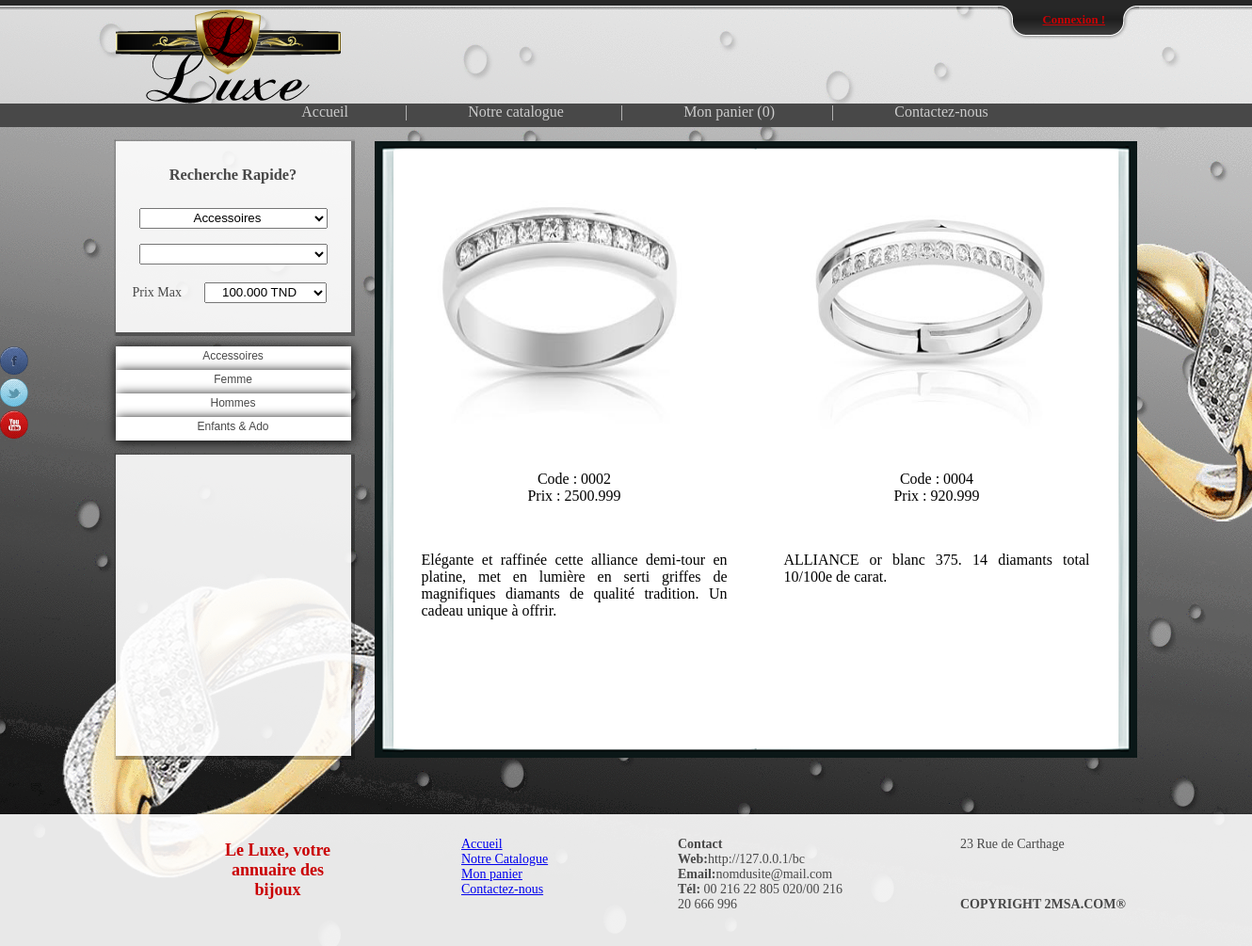
The page /catalogue.php on the database its author committed.
### tables this page shows
CREATE TABLE IF NOT EXISTS `famill_article` (
  `code_famill_art` varchar(50) NOT NULL,
  `nom_famill_art` varchar(100) NOT NULL,
  PRIMARY KEY (`code_famill_art`)
);

CREATE TABLE IF NOT EXISTS `article` (
  `code_art` varchar(10) NOT NULL,
  `design_courte_art` varchar(300) NOT NULL,
  `design_long_art` varchar(500) NOT NULL,
  `prix_art` varchar(20) NOT NULL,
  `code_sous_famill_art` varchar(10) NOT NULL,
  `code_famill_art` varchar(10) NOT NULL,
  `fav_art` tinyint(2) NOT NULL,
  PRIMARY KEY (`code_art`),
  KEY `code_sous_famill_art` (`code_sous_famill_art`),
  KEY `code_famill_art` (`code_famill_art`)
);

CREATE TABLE IF NOT EXISTS `info` (
  `id` int(11) NOT NULL,
  `nom_du_site` varchar(30) NOT NULL,
  `page_facebook` varchar(250) NOT NULL,
  `page_tweeter` varchar(100) NOT NULL,
  `page_youtube` varchar(100) NOT NULL,
  `description` varchar(1000) NOT NULL,
  `adresse` varchar(100) NOT NULL,
  `tel` varchar(100) NOT NULL,
  `text_recherche` varchar(300) NOT NULL,
  `m_recherche` tinyint(1) NOT NULL,
  `m_newsletter` tinyint(1) NOT NULL,
  `m_facebook` tinyint(1) NOT NULL,
  `m_tweeter` tinyint(1) NOT NULL,
  `m_youtube` tinyint(1) NOT NULL,
  `x_gmaps` double NOT NULL,
  `y_gmaps` double NOT NULL
);

### include/function.php (called while the page is built, shortened)
<?php
include('config.php');
$connection = mysql_connect($serveur, $utilisateur, $mot_de_passe) or die(mysql_error());
$query_info = " SELECT * FROM info WHERE id='1' ";
$result_info = mysql_query($query_info, $connection);
$affected_rows_info = mysql_num_rows($result_info);
if($affected_rows_info == 1)
{
	$affected_rows_info2 = mysql_fetch_object($result_info);
	$nom_du_site 				=	$affected_rows_info2->nom_du_site;
	$adresse					=	$affected_rows_info2->adresse;
	$tel						=	$affected_rows_info2->tel;
	$text_recherche				=	$affected_rows_info2->text_recherche;
}
?>

### include/config.php (called while the page is built, shortened)
<?php
$adress_du_site="http://127.0.0.1/bc";
?>

### catalogue.php (the view, shortened to what this page needs)
<?php include('include/function.php');?>
<!DOCTYPE html PUBLIC "-//W3C//DTD XHTML 1.0 Transitional//EN" "http://www.w3.org/TR/xhtml1/DTD/xhtml1-transitional.dtd">
<html xmlns="http://www.w3.org/1999/xhtml">
<head>
<link href="style/style.css" rel="stylesheet" type="text/css" />
</head>
<?php include('function/top_bar.php'); ?>
<body>
	<?php include('function/social.php');?>
	<div id="head">
		<div id="head_container">
			<div id="head_logo"><a href="#"><img src="style/img/logo.png" alt="<?php echo $nom_du_site ; ?>"/></a></div>
			<div id="head_right">
			</div>
		</div>
	</div>
	<?php include('function/nav.php');?>
    <div id="contenant"><div id="side_bar">
        	<?php include('function/search.php');?>
			<?php include('function/menue.php');?>
            <?php include('function/fb.php');?>
    	</div>
        <div id="catalogue" class="bg_catalogue">
<div id="cat_under">
<?php
$query_affich_art_par_famill_client = mysql_query("SELECT * FROM article",$connection);
while ($O = mysql_fetch_object($query_affich_art_par_famill_client))
{
	$O1 = $O->code_art;
	$O3	= $O->prix_art;
	$O5 = $O->design_long_art;
	echo'<div><span>
	<img src="img_article/'.$O1.'.png" width="300" height="300" style="margin-top:20px; margin-bottom:20px;"/><br>
	Code  : '.$O1.'<br>
	Prix : '.$O3.'<br>
	<div class="cat_text">'.$O5.'</div><br>
	</span></div>';
}
?>
</div>
        </div>
    </div>
    <div id="footer">
        <?php include('function/footer.php');?>
    </div>
</body>
</html>

### function/menue.php (shortened to what this page needs)
<div id="menu">
	<?php
		$connection = mysql_connect($serveur, $utilisateur, $mot_de_passe) or die(mysql_error());
		$query_affich_famill = mysql_query("select * from famill_article",$connection);
		while ($r = mysql_fetch_object($query_affich_famill)){
			$s1 = $r->nom_famill_art;
			echo "<div class=\"menu\"><a href=\"#\">$s1</a><div class=\"sousmenu\" style=\"display:none\">";
			echo "</div></div>";
		}
    ?>
</div>

### function/footer.php
<div id="footer" class="g_box">
	<div id="footer1">
		<p class="footer_titre">Le <?php echo $nom_du_site ; ?>, votre annuaire des bijoux</p>
	</div>
	<div id="footer2">
		<ul>
			<li class="footer_sous_titre"><a href="index.php">Accueil</a></li>
			<li class="footer_sous_titre"><a href="catalogue.php">Notre Catalogue</a></li>
			<li class="footer_sous_titre"><a href="panier.php">Mon panier</a></li>
			<li class="footer_sous_titre"><a href="contact.php">Contactez-nous</a></li>
		</ul>
	</div>
	<div id="footer3">
		<ul>
			<li class="footer_sous_titre"><b>Contact</b></li>
			<li class="footer_sous_titre"><b>Web:</b><?php echo $adress_du_site ; ?></li>
			<li class="footer_sous_titre"><b>Email:</b><?php echo $text_recherche ; ?></li>
			<li class="footer_sous_titre"><b>Tél:</b> <?php echo $tel ; ?></li>
		</ul>
	</div>
	<div id="footer4">
		<ul>
			<li class="footer_sous_titre"><?php echo $adresse ; ?></li>
            <li>&nbsp;</li>
            <li>&nbsp;</li>
            <li>&nbsp;</li>
            <li class="footer_sous_titre" style="width:300px;"><b>COPYRIGHT 2MSA.COM®</b></li>
        </ul>
	</div>
</div>

### style/style.css (style rules this page uses)
html, body { border: 0; margin: 0; padding: 0; }
body { background-image:url(img/bg.png); background-repeat:no-repeat; }
img { border:none; }
#head { height:100px;background-color: rgba(255, 255, 255, 0.5); }
#head_container { height:100px;width:1085px;margin:0 auto; }
#head_logo { float:left;height:100px;width:250px; }
#head_logo img { border:none; }
#head_right { float:right;width:250px;height:50px; }
#contenant { height:700px;width:1085px;margin:15px auto; }
#side_bar { float:left;width:250px;height:700px; }
.menu { position:relative; }
#menu { margin-top:15px;color:#484848;display:inline; }
#menu div { width:250px;text-align:center;z-index:100;box-shadow: 1px 1px 12px #000; }
#menu div a:link, #menu div a:visited, #menu div a:hover { color:#484848;font-family:arial,sans-serif;font-size:12px;text-decoration:none;padding-top:3px; height:22px;display:block; }
#menu div a:link, #menu div a:visited { background:#fff; }
.g_box { -webkit-box-shadow:0.5px 0.5px 1px 3px rgba(0, 0, 0, .3);box-shadow:0.5px 0.5px 1px 3px rgba(0, 0, 0, .3);background-color: rgba(255, 255, 255, 0.9);font-size:14px;color:#484848;padding:10px; }
#footer { height:120px; }
#footer1 { float:left;width:150px;margin-left:210px; }
#footer2 { float:left;width:150px;margin-left:80px; }
#footer3 { float:left;width:220px;margin-left:80px; }
#footer4 { float:left;width:150px;margin-left:80px; }
.footer_titre { color:#ca0003;font-size:18px;font-weight:bold; float:left; }
.footer_sous_titre { text-align:left; }
#footer ul { list-style-type:none;float:left; }
#catalogue { width:810px;height:655px;float:right }
#cat_under .turn-page { background:#fff; }
#cat_under { margin-left:20px; margin-top:10px;width:770px; height:635px; }
.cat_text { margin-top:20px; text-align:justify; padding:30px; }
.bg_catalogue { background:url(img/livre.png); }

### rows shown on the page
famill_article: nom_famill_art "Accessoires"
famill_article: nom_famill_art "Femme"
famill_article: nom_famill_art "Hommes"
famill_article: nom_famill_art "Enfants & Ado"
article: code_art (picture), code_art "0002", prix_art "2500.999", design_long_art "Elégante et raffinée cette alliance demi-tour en platine, met en lumière en serti griffes de magnifiques diamants de qualité tradition. Un cadeau unique à offrir."
article: code_art (picture), code_art "0004", prix_art "920.999", design_long_art "ALLIANCE or blanc 375. 14 diamants total 10/100e de carat."
info: nom_du_site "Luxe", text_recherche "nomdusite@mail.com", tel "00 216 22 805 020/00 216 20 666 996", adresse "23 Rue de Carthage"

### other values the page prints
nombre_article_dans_panier() "0"
$adress_du_site "http://127.0.0.1/bc"
